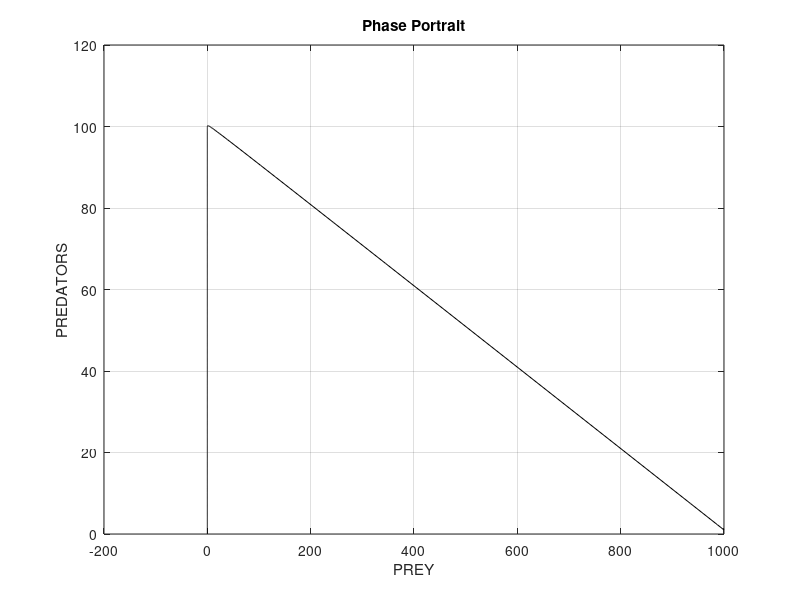
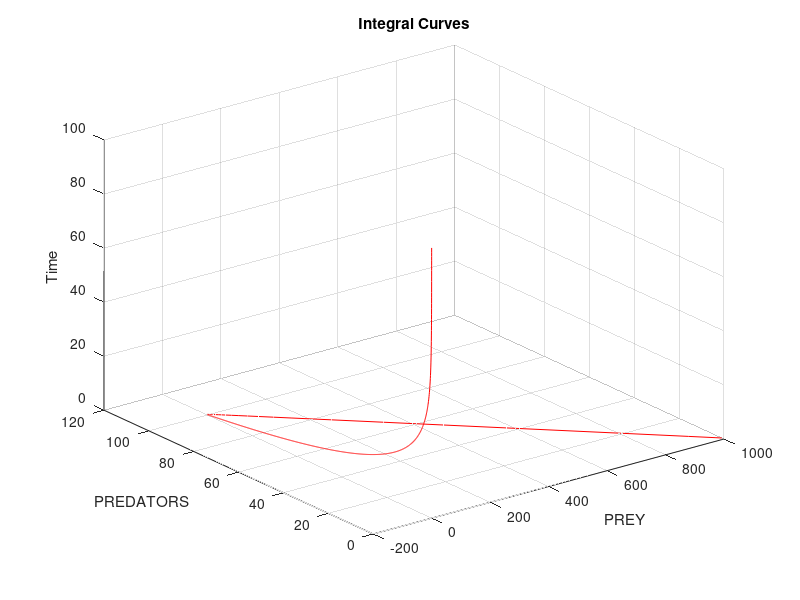

MATLAB code for these plots, in order:
%%predator-prey
% x' = alpha * x - gamma * xy -- prey equation
% y' = -beta * y + delta * xy -- predator equation
% basic example
clear
alpha = .5; %prey growth factor
beta = 1; %predator death factor
gamma = 1; %prey death factor after meeting predator
delta = 1; %predator growth factor after killing prey
x0 = 100; %initial population of prey
y0 = 1; %initial populaton of predators
init = [x0, y0];
tbegin = 0; %starting time
tend = 1000; %final time
tspan = [tbegin tend]; %whole timespan
%% rabbits and alligators 
clear
alpha = 10; %prey growth factor
beta = .1; %predator death factor
gamma = .5; %prey death factor after meeting predator
delta = .1; %predator growth factor after killing prey
x0 = 10; %initial population of prey
y0 = 20; %initial populaton of predators
init = [x0, y0];
tbegin = 0; %starting time
tend = 100; %final time
tspan = [tbegin tend]; %whole timespan
%% stationary point
clear
alpha = 10; %prey growth factor
beta = .1; %predator death factor
gamma = .5; %prey death factor after meeting predator
delta = .1; %predator growth factor after killing prey
x0 = beta ./ delta; %initial population of prey
y0 = alpha ./ gamma; %initial populaton of predators
init = [x0, y0];
tbegin = 0; %starting time
tend = 100; %final time
tspan = [tbegin tend]; %whole timespan
%% small deviation prey
clear
alpha = 10; %prey growth factor
beta = .1; %predator death factor
gamma = .5; %prey death factor after meeting predator
delta = .1; %predator growth factor after killing prey
x0 = beta ./ delta .* 1.1; %initial population of prey
y0 = alpha ./ gamma; %initial populaton of predators
init = [x0, y0];
tbegin = 0; %starting time
tend = 100; %final time
tspan = [tbegin tend]; %whole timespan
%% small deviation predator
clear
alpha = 10; %prey growth factor
beta = .1; %predator death factor
gamma = .5; %prey death factor after meeting predator
delta = .1; %predator growth factor after killing prey
x0 = beta ./ delta; %initial population of prey
y0 = alpha ./ gamma .* 1.01; %initial populaton of predators
init = [x0, y0];
tbegin = 0; %starting time
tend = 100; %final time
tspan = [tbegin tend]; %whole timespan
%% bigger deviation predator
clear
alpha = 10; %prey growth factor
beta = .1; %predator death factor
gamma = .5; %prey death factor after meeting predator
delta = .1; %predator growth factor after killing prey
x0 = beta ./ delta; %initial population of prey
y0 = alpha ./ gamma .* 1.5; %initial populaton of predators
init = [x0, y0];
tbegin = 0; %starting time
tend = 100; %final time
tspan = [tbegin tend]; %whole timespan
%% leopards and deers
clear
alpha = 1; %prey growth factor
beta = .5; %predator death factor
gamma = .1; %prey death factor after meeting predator
delta = .25; %predator growth factor after killing prey
x0 = 20; %initial population of prey
y0 = 1; %initial populaton of predators
init = [x0, y0];
tbegin = 0; %starting time
tend = 100; %final time
tspan = [tbegin tend]; %whole timespan
%% chinese massacre
clear
alpha = 100; %prey growth factor
beta = 10; %predator death factor
gamma = 10; %prey death factor after meeting predator
delta = .1; %predator growth factor after killing prey
x0 = 1000; %initial population of prey
y0 = 1; %initial populaton of predators
init = [x0, y0];
tbegin = 0; %starting time
tend = 100; %final time
tspan = [tbegin tend]; %whole timespan
%% lazy predator
clear
alpha = 1; %prey growth factor
beta = .1; %predator death factor
gamma = 1; %prey death factor after meeting predator
delta = .01; %predator growth factor after killing prey
x0 = 100; %initial population of prey
y0 = 1; %initial populaton of predators
init = [x0, y0];
tbegin = 0; %starting time
tend = 100; %final time
tspan = [tbegin tend]; %whole timespan
%% dying prey
clear
alpha = 0; %prey growth factor
beta = .1; %predator death factor
gamma = 1; %prey death factor after meeting predator
delta = .1; %predator growth factor after killing prey
x0 = 1000; %initial population of prey
y0 = 1; %initial populaton of predators
init = [x0, y0];
tbegin = 0; %starting time
tend = 100; %final time
tspan = [tbegin tend]; %whole timespan
%% evaluation
sysFun = @(t, y) [alpha .* y(1) - gamma .* y(1) .* y(2); ...
    -1 .* beta .* y(2) + delta .* y(1) .* y(2);]; % system of ODE for ode45
[T, F] = ode45(sysFun, tspan, init);
figure(1);
plot(F(:, 1), F(:, 2), 'k');
grid on;
xlabel('PREY');
ylabel('PREDATORS');
title('Phase Portrait');
% hold on;
figure(2);
plot3(F(:, 1), F(:, 2), T, 'r');
grid on;
xlabel('PREY');
ylabel('PREDATORS');
zlabel('Time');
title('Integral Curves');


